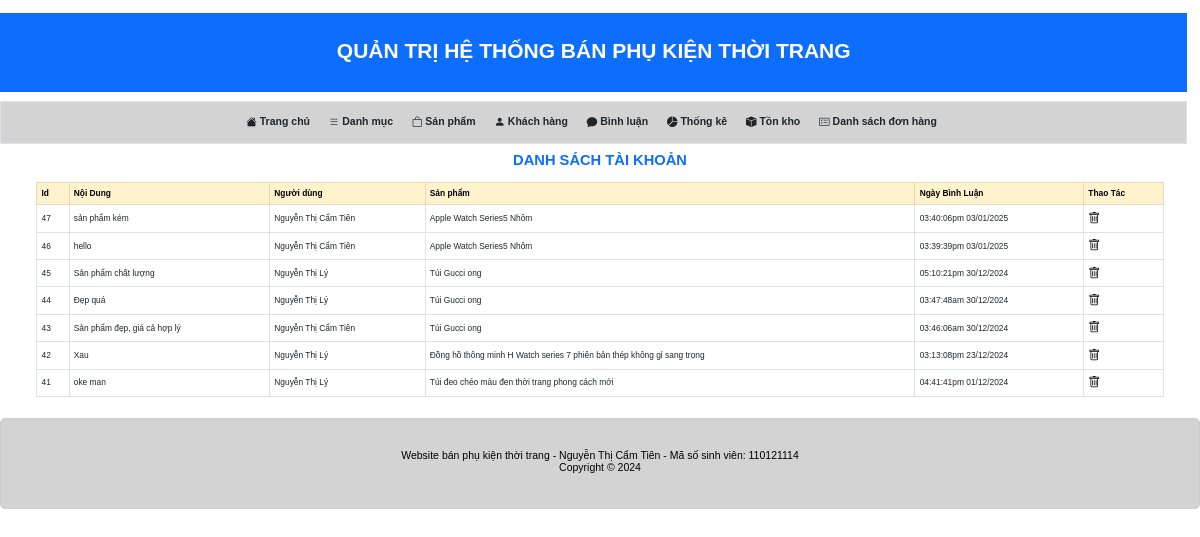
The app's page /Admin/index_admin.php?act=dsbl with its own data.
### tables this page shows
CREATE TABLE `binhluan` (
  `idbinhluan` int(10) NOT NULL,
  `noidung` varchar(255) NOT NULL,
  `iduser` int(10) NOT NULL,
  `idpro` int(10) NOT NULL,
  `ngaybinhluan` varchar(30) NOT NULL
);

CREATE TABLE `taikhoan` (
  `iduser` int(10) NOT NULL,
  `user` varchar(50) NOT NULL,
  `pass` varchar(50) NOT NULL,
  `hoten` varchar(50) NOT NULL,
  `email` varchar(255) NOT NULL,
  `address` varchar(255) NOT NULL,
  `tel` varchar(20) NOT NULL,
  `role` tinyint(4) NOT NULL DEFAULT 0,
  `trang_thai` varchar(50) DEFAULT NULL,
  `otp` int(11) DEFAULT NULL
);

CREATE TABLE `sanpham` (
  `idpro` int(11) NOT NULL,
  `name` varchar(255) NOT NULL,
  `price` double(10,2) DEFAULT 0.00,
  `img` varchar(255) DEFAULT NULL,
  `mota` text DEFAULT NULL,
  `iddm` int(11) NOT NULL,
  `soluong` int(11) NOT NULL,
  `luotxem` int(11) NOT NULL DEFAULT 0,
  `giamgia` int(11) NOT NULL
);

### model/pdo.php (called while the page is built, shortened)
<?php
function pdo_get_connection()
{
    $dburl = "mysql:host=localhost;dbname=doanchuyennganh;charset=utf8";
    $username = 'root';
    $password = '';
    $conn = new PDO($dburl, $username, $password);
    $conn->setAttribute(PDO::ATTR_ERRMODE, PDO::ERRMODE_EXCEPTION);
    return $conn;
}
function pdo_query($sql)
{
    $sql_args = array_slice(func_get_args(), 1);
    try {
        $conn = pdo_get_connection();
        $stmt = $conn->prepare($sql);
        $stmt->execute($sql_args);
        $rows = $stmt->fetchAll();
        return $rows;
    } catch (PDOException $e) {
        throw $e;
    } finally {
        unset($conn);
    }
}

### model/binhluan.php (called while the page is built, shortened)
<?php
function loadall_binhluan($idpro)
{
    $sql = "select * from binhluan, taikhoan, sanpham where binhluan.iduser=taikhoan.iduser and binhluan.idpro=sanpham.idpro";
    $sql .= " order by idbinhluan desc";
    $listbl = pdo_query($sql);
    return $listbl;
}

### Admin/binhluan/list.php (the view, shortened to what this page needs)
<div class="container my-4">
    <header class="mb-4">
        <h1 class="text-center fw-bold fs-3 text-primary">DANH SÁCH TÀI KHOẢN</h1>
    </header>
    <div class="table-responsive mb-4">
        <table class="table table-bordered table-hover align-middle">
            <thead class="table-warning boder">
                <tr>
                    <th scope="col">Id</th>
                    <th scope="col">Nội Dung</th>
                    <th scope="col">Người dùng</th>
                    <th scope="col">Sản phẩm</th>
                    <th scope="col">Ngày Bình Luận</th>
                    <th>Thao Tác</th>
                </tr>
            </thead>
            <tbody>
                <?php
                foreach ($listbinhluan as $binhluan) {
                    extract($binhluan);
                    $xoabl = "index_admin.php?act=xoabl&id=" . $idbinhluan;
                    echo '<tr>
                                <td>' . $idbinhluan . '</td>
                                <td>' . $noidung . '</td>
                                <td>' . $hoten . '</td>
                                <td>' . $name . '</td>
                                <td>' . $ngaybinhluan . '</td>
                                <td> <a href="' . $xoabl . '"><i class="bi bi-trash" style="font-size: 12px; color: black;"></a></td>
                            </tr>';
                }
                ?>
            </tbody>
        </table>
    </div>
</div>
<div class="footer text-center">
    <h5>Website bán phụ kiện thời trang - Nguyễn Thị Cẩm Tiên - Mã số sinh viên: 110121114<br>Copyright &copy; 2024</h5>
</div>

### css/style.css (style rules this page uses)
* { box-sizing: border-box; font-family: sans-serif; font-size: 0.7vw; }
.footer { background-color: #d00118; border: 1px #ccc solid; font-size: 0.8vw; color: rgb(250, 242, 215); border-radius: 5px; padding: 20px; }
* { box-sizing: border-box }

### Admin/binhluan/list.php (style rules this page uses)
.footer { background-color: #D3D3D3; color: #000000; padding: 30px 0; font-size: 1.0rem; font-family: 'Poppins', sans-serif; }

### records on screen
binhluan: idbinhluan "47", noidung "sản phẩm kém", iduser.hoten "Nguyễn Thị Cẩm Tiên", idpro.name "Apple Watch Series5 Nhôm", ngaybinhluan "03:40:06pm 03/01/2025"
binhluan: idbinhluan "46", noidung "hello", iduser.hoten "Nguyễn Thị Cẩm Tiên", idpro.name "Apple Watch Series5 Nhôm", ngaybinhluan "03:39:39pm 03/01/2025"
binhluan: idbinhluan "45", noidung "Sản phẩm chất lượng", iduser.hoten "Nguyễn Thị Lý", idpro.name "Túi Gucci ong", ngaybinhluan "05:10:21pm 30/12/2024"
binhluan: idbinhluan "44", noidung "Đẹp quá", iduser.hoten "Nguyễn Thị Lý", idpro.name "Túi Gucci ong", ngaybinhluan "03:47:48am 30/12/2024"
binhluan: idbinhluan "43", noidung "Sản phẩm đẹp, giá cả hợp lý", iduser.hoten "Nguyễn Thị Cẩm Tiên", idpro.name "Túi Gucci ong", ngaybinhluan "03:46:06am 30/12/2024"
binhluan: idbinhluan "42", noidung "Xau", iduser.hoten "Nguyễn Thị Lý", idpro.name "Đồng hồ thông minh H Watch series 7 phiên bản thép không gỉ sang trọng", ngaybinhluan "03:13:08pm 23/12/2024"
binhluan: idbinhluan "41", noidung "oke man", iduser.hoten "Nguyễn Thị Lý", idpro.name "Túi đeo chéo màu đen thời trang phong cách mới", ngaybinhluan "04:41:41pm 01/12/2024"
